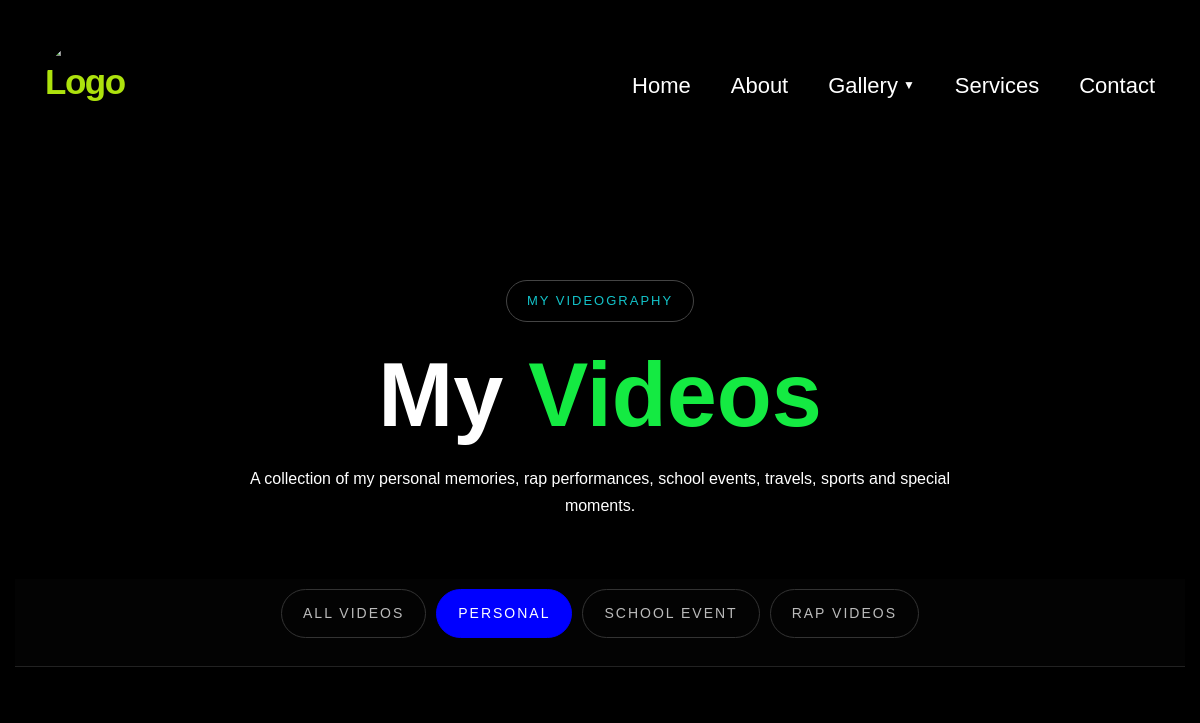
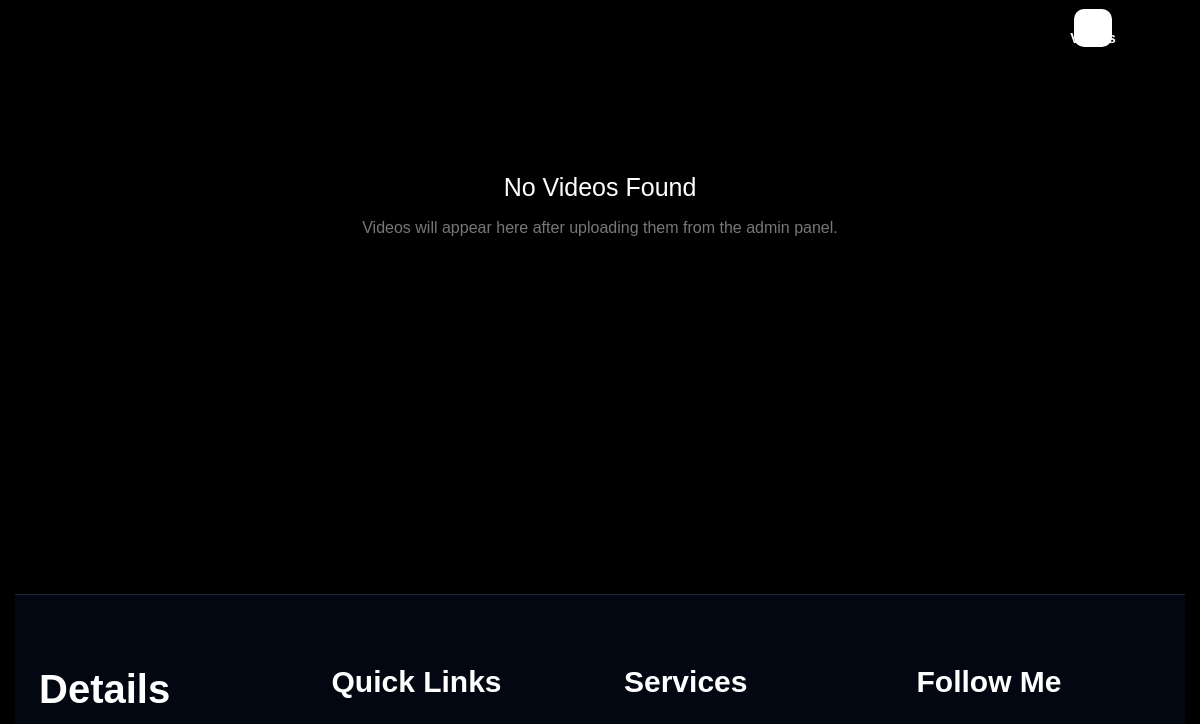
/videos/?category=personal (upper part), run on an earlier commit of the app's database (2 pictures, top to bottom).
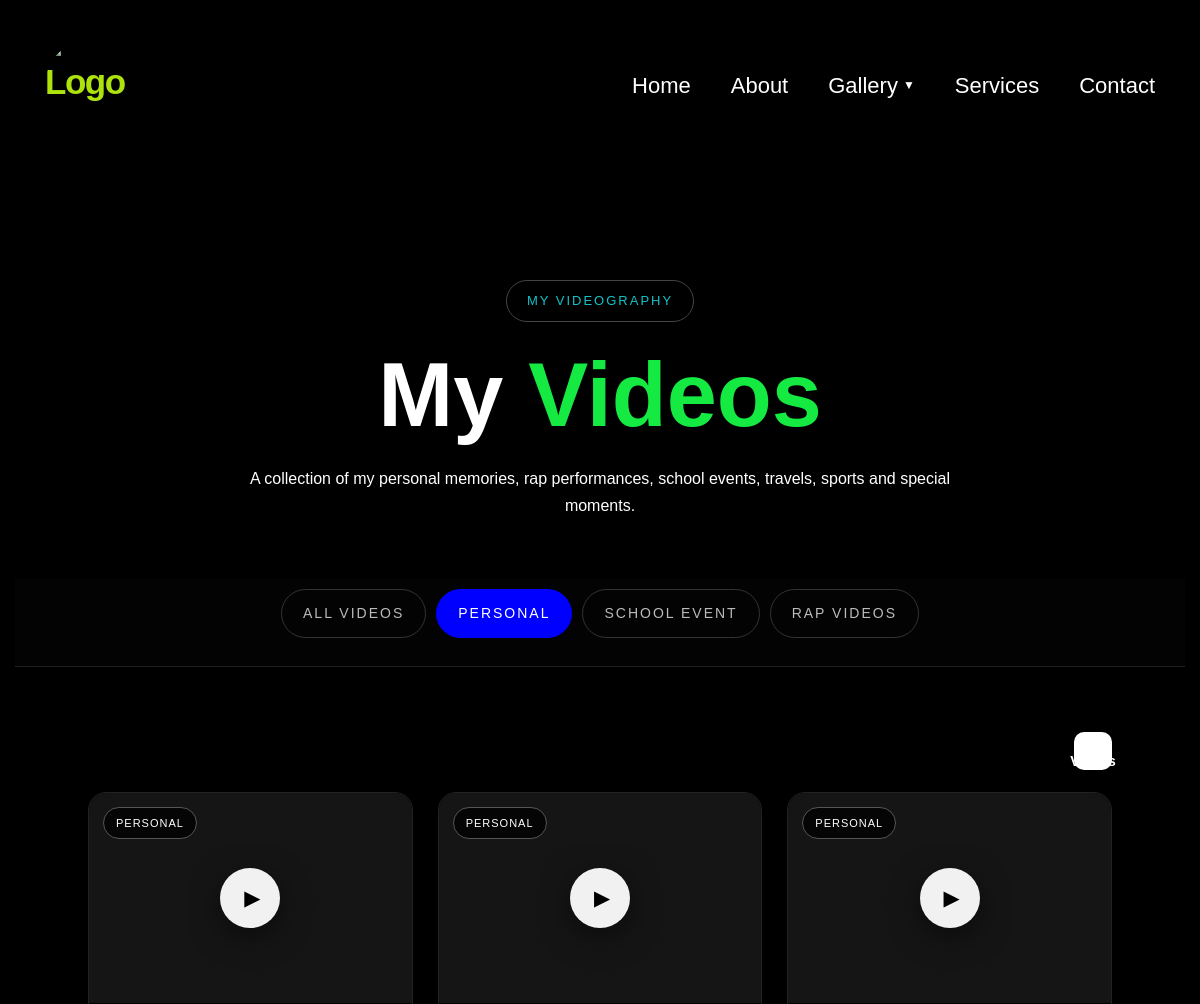
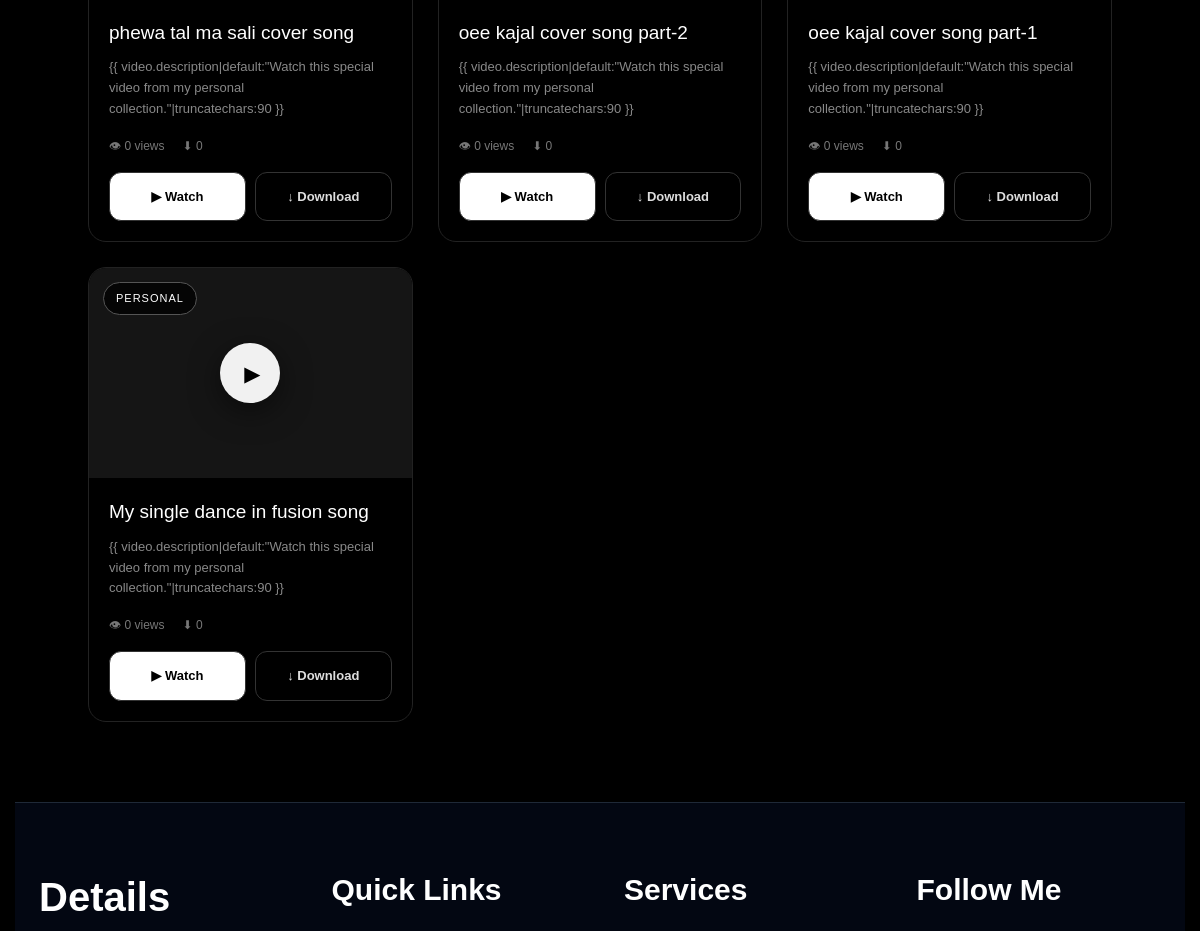
And on a later commit of the database (2 pictures, top to bottom).
### hero/models.py (models this page shows, shortened)
class Video(models.Model):
    CATEGORY_CHOICES = [
        ('all', 'All Videos'),
        ('personal', 'Personal'),
        ('school', 'School Event'),
        ('rap', 'Rap Videos'),
        ('group', 'Group Dance Video'),
    ]
    title = models.CharField(max_length=200)
    slug = models.SlugField(
        max_length=250,
        unique=True,
        blank=True
    )
    category = models.CharField(
        max_length=30,
        choices=CATEGORY_CHOICES,
        default='personal'
    )
    description = models.TextField(
        blank=True
    )
    video_file = models.FileField(
        upload_to='videos/',
        blank=True,
        null=True
    )
    views = models.PositiveIntegerField(
        default=0
    )
    downloads = models.PositiveIntegerField(
        default=0
    )
    featured = models.BooleanField(
        default=False
    )
    created_at = models.DateTimeField(
        auto_now_add=True
    )
    updated_at = models.DateTimeField(
        auto_now=True
    )
    is_active = models.BooleanField(
        default=True
    )

### hero/views.py (the view)
def video_gallery(request):
    category = request.GET.get('category', 'all')
    videos = Video.objects.filter(
        is_active=True
    ).order_by('-created_at')
    if category != 'all':
        videos = videos.filter(category=category)
    categories = [
        ('all', 'All Videos'),
        ('personal', 'Personal'),
        ('school', 'School Event'),
        ('rap', 'Rap Videos'),
    ]
    context = {
        'videos': videos,
        'categories': categories,
        'active_category': category,
    }
    return render(
        request,
        'videos.html',
        context
    )

### templates/videos.html (shortened to what this page needs)
{% extends 'base.html' %} {% block content %}
<section class="hero">
  <div class="badge">MY VIDEOGRAPHY</div>
  <h1>My <span>Videos</span></h1>
  <p>
    A collection of my personal memories, rap performances, school events,
    travels, sports and special moments.
  </p>
</section>
<div class="categories">
  {% for value, label in categories %}
  <a
    href="?category={{ value }}"
    class="category {% if active_category == value %} active {% endif %}"
  >
    {{ label }}
  </a>
  {% endfor %}
</div>
<main class="container">
  <div class="section-title">
    <span> {{ videos|length }} Videos </span>
  </div>
  {% if videos %}
  <div class="video-grid">
    {% for video in videos %}
    <article class="video-card">
      <div class="thumbnail">
        <div class="play-button">▶</div>
        <div class="category-label">{{ video.get_category_display }}</div>
      </div>
      <div class="video-content">
        <h3>{{ video.title }}</h3>
        <p class="description">
          {{ video.description|default:"Watch this special video from my
          personal collection."|truncatechars:90 }}
        </p>
        <div class="stats">
          <span> 👁 {{ video.views }} views </span>
          <span> ⬇ {{ video.downloads }} </span>
        </div>
        <div class="buttons">
          <a
            href="{% url 'training:video_detail' video.slug %}"
            class="btn watch"
          >
            ▶ Watch
          </a>
          {% if video.video_file %}
          <a href="{% url 'training:download_video' video.slug %}" class="btn">
            ↓ Download
          </a>
          {% endif %}
        </div>
      </div>
    </article>
    {% endfor %}
  </div>
  {% else %}
  <div class="empty">
    <h3>No Videos Found</h3>
    <p>Videos will appear here after uploading them from the admin panel.</p>
  </div>
  {% endif %}
</main>
{% endblock %}

### templates/base.html (shortened to what this page needs)
{% load static %}
<!doctype html>
<html lang="en">
  <head>
    <link
      rel="stylesheet"
      href="https://cdnjs.cloudflare.com/ajax/libs/font-awesome/6.5.2/css/all.min.css"
    />
    <link rel="stylesheet" href="{% static 'CSS/style.css' %}" />
    <script src="https://cdn.tailwindcss.com"></script>
  </head>
  <body>
    <header class="navbar">
      <div class="nav-container">
        <a href="{% url 'training:index' %}" class="logo">
          <img src="{% static 'images/web hero.jpg' %}" alt="Logo" />
        </a>
        <nav class="nav-menu">
          <a href="{% url 'training:index' %}" class="nav-link"> Home </a>
          <a href="{% url 'training:about' %}" class="nav-link"> About </a>
          <div class="dropdown">
            <a
              class="nav-link dropdown-btn"
            >
              Gallery <span class="arrow">▼</span>
            </a>
          </div>
          <a href="{% url 'training:services' %}" class="nav-link">
            Services
          </a>
          <a href="{% url 'training:contact' %}" class="nav-link"> Contact </a>
        </nav>
      </div>
    </header>
    <main>{% block content %} {% endblock %}</main>
    {% load static %}
    <footer class="site-footer">
      <div class="footer-container">
        <div class="footer-grid">
          <div class="footer-column">
            <h2 class="footer-name">Details</h2>
          </div>
          <div class="footer-column">
            <h3 class="footer-title">Quick Links</h3>
          </div>
          <div class="footer-column">
            <h3 class="footer-title">Services</h3>
          </div>
          <div class="footer-column">
            <h3 class="footer-title">Follow Me</h3>
          </div>
        </div>
      </div>
    </footer>
  </body>
</html>

What changed in the data, as far as the page shows it:
added Video: category "PERSONAL", title "phewa tal ma sali cover song", views "0", downloads "0", shows "↓ Download"
added Video: category "PERSONAL", title "oee kajal cover song part-2", views "0", downloads "0", shows "↓ Download"
added Video: category "PERSONAL", title "oee kajal cover song part-1", views "0", downloads "0", shows "↓ Download"
added Video: category "PERSONAL", title "My single dance in fusion song", views "0", downloads "0", shows "↓ Download"
Also different on the page:
text no longer shown: "No Videos Found Videos will appear here after uploading them from the admin panel."
